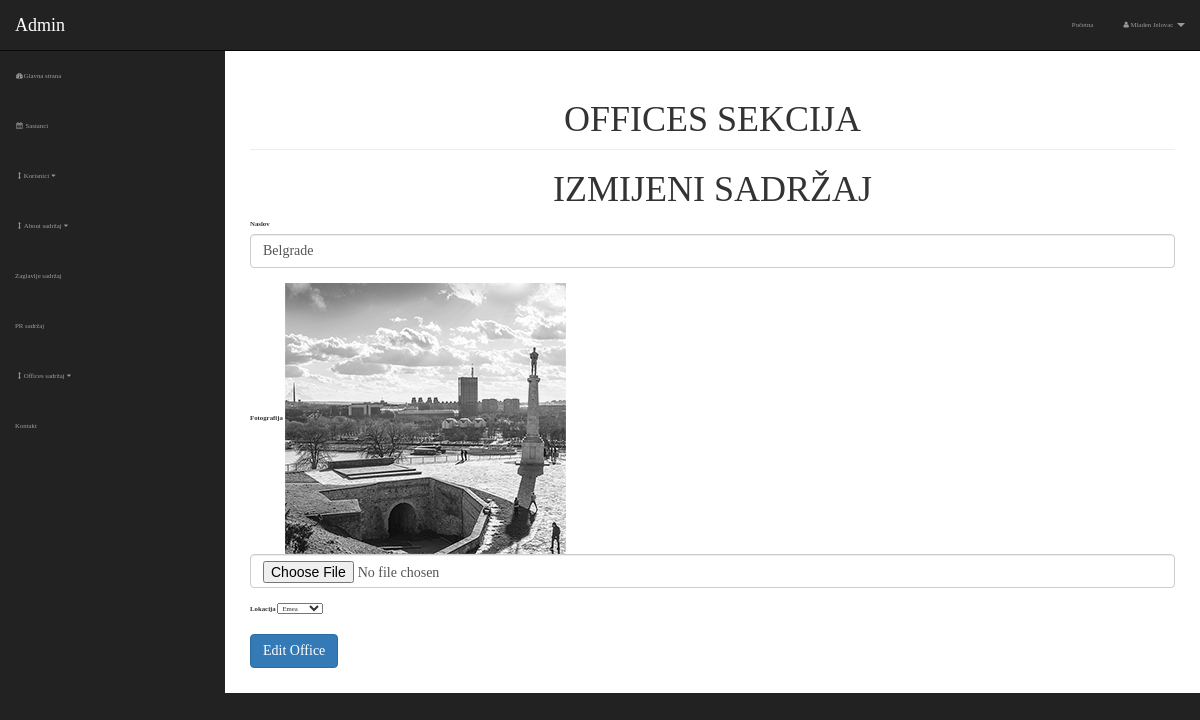
Page /admin/offices.php?option=edit&office_id=2 (signed in) on the earlier database version.
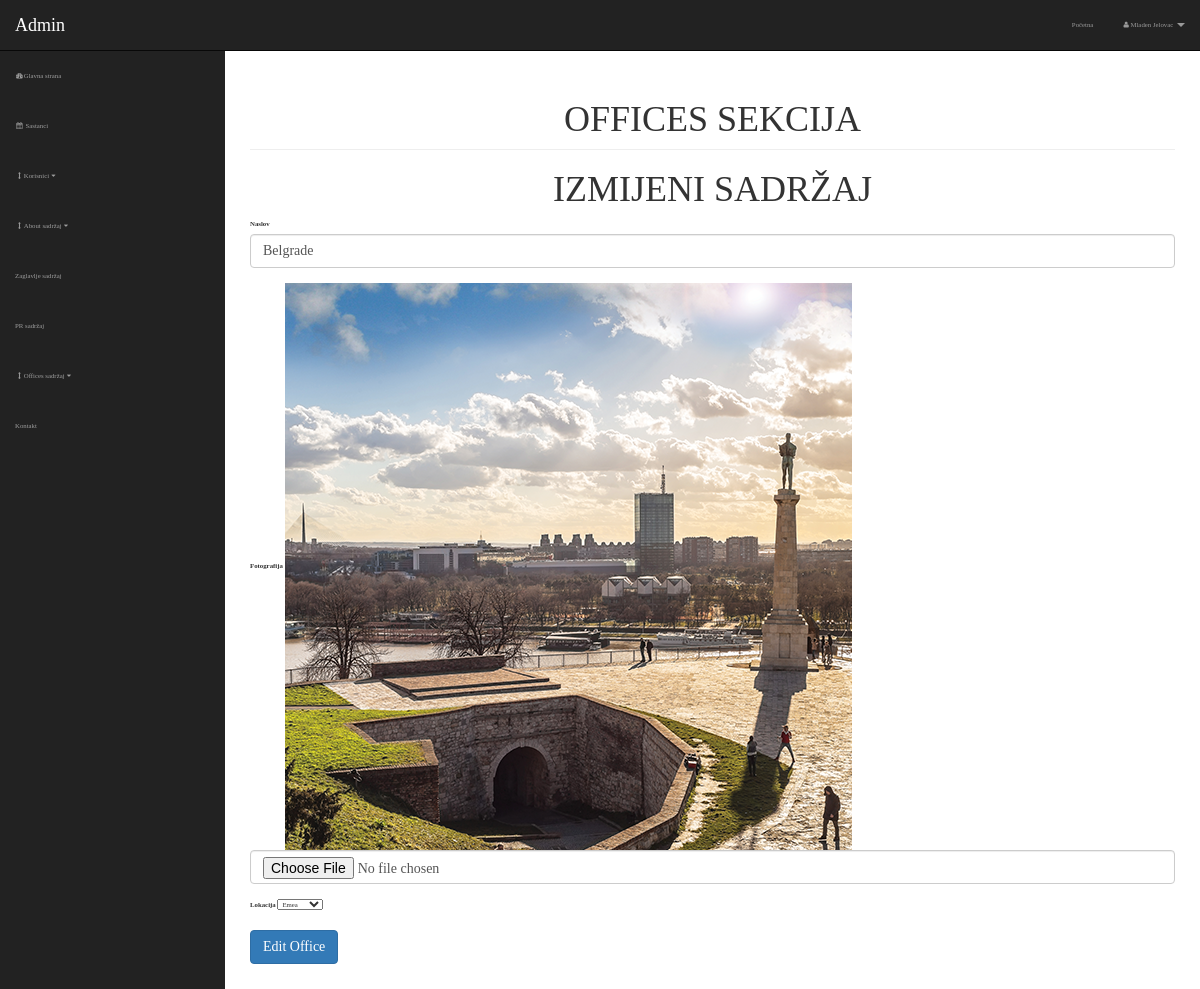
Same page on the later database version.
### tables this page shows
CREATE TABLE `offices` (
  `office_id` int(3) NOT NULL,
  `office_title` varchar(255) NOT NULL,
  `office_image` text NOT NULL,
  `office_location` varchar(50) NOT NULL
);

### admin/includes/edit-offices.php (the view, shortened to what this page needs)
 <?php
     if(isset($_GET['office_id'])){
        $get_office_id = $_GET['office_id'];
     }
     $query = "SELECT * FROM offices WHERE office_id = $get_office_id";
     $select = mysqli_query($connection, $query);
    while($row = mysqli_fetch_assoc($select)){
        $office_title = $row['office_title'];
        $office_location = $row['office_location'];
        $office_image = $row['office_image'];
   }
 ?>
   <form action="" method="post" enctype="multipart/form-data">
   <h1 class="text-center">IZMIJENI SADRŽAJ</h1>
    <div class="form-group">
        <label for="office_title">Naslov</label>
        <input value="<?php echo $office_title; ?>" type="text" name="office_title" class="form-control">
    </div>
    <div class="form-group">
        <label for="office_image">Fotografija</label>
        <img src="../img/<?php echo $office_image ?>" alt="column_image">
        <input type="file" name="office_image" class="form-control">
    </div>
    <div class="form-group">
        <label for="office_location">Lokacija</label>
        <select name="office_location">
        <?php
            if($office_location == 'asia'){
                echo "<option value='asia'>Asia</option>";
                echo "<option value='offices_default emea'>Emea</option>";
                echo "<option value='americas'>America</option>";
            }else if($office_location == 'americas'){
                echo "<option value='americas'>America</option>";
                echo "<option value='offices_default emea'>Emea</option>";
                echo "<option value='asia'>Asia</option>";
            }else{
                echo "<option value='offices_default emea'>Emea</option>";
            }
        ?>
        </select>
    </div>
    <div class="form-group">
        <input type="submit"  name="edit_office" value="Edit Office" class="btn btn-primary">
    </div>
</form>

Differences in the rows shown:
changed offices "Belgrade": office_image: a different picture
